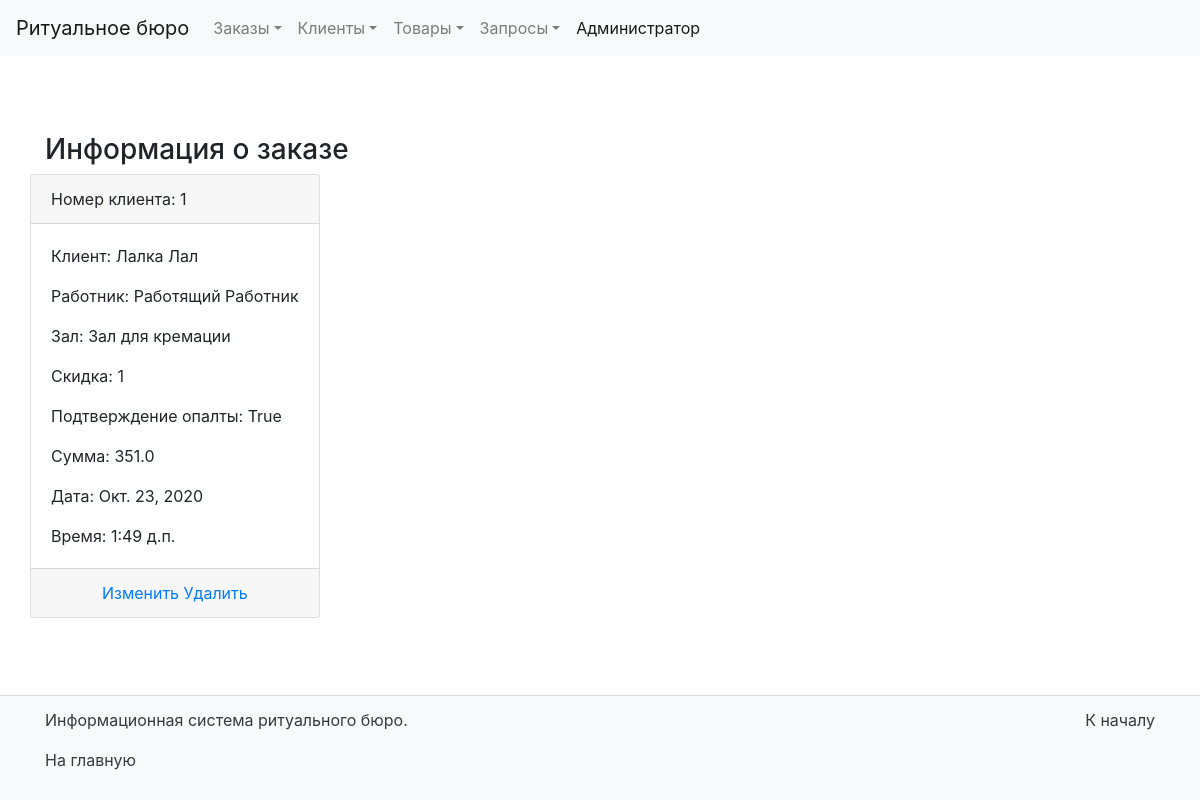
The app's page /orders/1/ with its own data.
### BD_Report/models.py (models this page shows, shortened)
class Order(models.Model):
    orderID = models.AutoField(primary_key=True)
    clientID = models.ForeignKey('Client', on_delete=models.PROTECT, verbose_name='Клиент')
    workerID = models.ForeignKey('Worker', on_delete=models.PROTECT, verbose_name='Работник')
    hallID = models.ForeignKey('Hall', on_delete=models.PROTECT, verbose_name='Зал')
    servicesID = models.ForeignKey('Services', on_delete=models.PROTECT, verbose_name='Услуга')
    discountID = models.ForeignKey('Discount', on_delete=models.PROTECT, verbose_name='Скидка')
    date = models.DateField(verbose_name='Дата')
    time = models.TimeField(verbose_name='Время')
    is_paid = models.BooleanField(verbose_name='Подтверждение оплаты', )
    class Meta:
        verbose_name = 'Отчёт'
        verbose_name_plural = 'Отчёты'
    def calculate_sum(self):
        return self.hallID.price + self.workerID.positionID.salary / 10 + self.servicesID.price - self.discountID.discountAmount

class Client(models.Model):
    clientID = models.AutoField(primary_key=True, verbose_name='ID')
    surname = models.CharField(max_length=30, verbose_name='Фамилия')
    name = models.CharField(max_length=30, verbose_name='Имя')
    patronymic = models.CharField(max_length=30, verbose_name='Отчество')
    deceased_surname = models.CharField(max_length=30, verbose_name='Фамилия усопшего')
    deceased_name = models.CharField(max_length=30, verbose_name='Имя усопшего')
    deceased_patronymic = models.CharField(max_length=30, verbose_name='Отчество усопшего')
    phoneNumber = models.IntegerField(verbose_name='Телефон')
    class Meta:
        verbose_name = 'Клиент'
        verbose_name_plural = 'Клиенты'
    def __str__(self):
        return "{} {}".format(self.surname, self.name)

class Worker(models.Model):
    workerID = models.AutoField(primary_key=True, verbose_name='ID')
    surname = models.CharField(max_length=30, verbose_name='Фамилия')
    name = models.CharField(max_length=30, verbose_name='Имя')
    patronymic = models.CharField(max_length=30, verbose_name='Отчество')
    positionID = models.ForeignKey('Position', on_delete=models.PROTECT)
    hallID = models.ForeignKey('Hall', on_delete=models.PROTECT)
    class Meta:
        verbose_name = 'Работник'
        verbose_name_plural = 'Работники'
    def __str__(self):
        return "{} {}".format(self.surname, self.name)

class Hall(models.Model):
    hallID = models.AutoField(primary_key=True, verbose_name='ID')
    name = models.CharField(max_length=30, verbose_name='Название')
    servicesID = models.ForeignKey('Services', on_delete=models.PROTECT)
    price = models.IntegerField(verbose_name='Цена')
    class Meta:
        verbose_name = 'Зал'
        verbose_name_plural = 'Залы'
    def __str__(self):
        return self.name

class Discount(models.Model):
    discountID = models.AutoField(primary_key=True, verbose_name='ID')
    servicesID = models.ForeignKey('Services', on_delete=models.PROTECT)
    description = models.TextField(verbose_name='Описание')
    discountAmount = models.IntegerField(verbose_name='Сумма скидки')
    class Meta:
        verbose_name = 'Скидка'
        verbose_name_plural = 'Скидки'
    def __str__(self):
        return "{}".format(self.discountID)

class Position(models.Model):
    positionID = models.AutoField(primary_key=True, verbose_name='ID')
    name = models.CharField(max_length=30, verbose_name='Наименование')
    salary = models.IntegerField(verbose_name='Зарпалата')
    class Meta:
        verbose_name = 'Должность'
        verbose_name_plural = 'Должности'

class Services(models.Model):
    servicesID = models.AutoField(primary_key=True, verbose_name='ID')
    name = models.CharField(max_length=30, verbose_name='Название услуги')
    description = models.TextField(verbose_name='Описание')
    price = models.IntegerField(verbose_name='Цена')
    class Meta:
        verbose_name = 'Услуга'
        verbose_name_plural = 'Услуги'

### BD_Report/views.py (the view)
# urls.py: path('orders/<int:pk>/', ViewOrder.as_view(), name='view_order'),
class ViewOrder(DetailView):
    model = Order
    context_object_name = 'order_item'
    template_name = 'BD_Report/view_order.html'

### BD_Report/templates/BD_Report/view_order.html (shortened to what this page needs)
{% extends 'base.html' %}
{% block container_title %}<h3>Информация о заказе</h3>{% endblock %}
{% block content %}
<div class="card mb-3">
    <div class="card-header">
        Номер клиента: {{ order_item.orderID }}</a>
    </div>
    <div class="card-body">
        <div class="media">
            <div class="media-body">
                <p class="card-text">Клиент: {{ order_item.clientID }}</p>
                <p class="card-text">Работник: {{ order_item.workerID }}</p>
                <p class="card-text">Зал: {{ order_item.hallID }}</p>
                <p class="card-text">Скидка: {{ order_item.discountID }}</p>
                <p class="card-text">Подтверждение опалты: {{ order_item.is_paid }}</p>
                <p class="card-text">Сумма: {{ order_item.calculate_sum }}</p>
                <p class="card-text">Дата: {{ order_item.date }}</p>
                <p class="card-text">Время: {{ order_item.time }}</p>
            </div>
        </div>
    </div>
    <div class="card-footer text-muted" align="center">
        <a href="{% url 'edit_order' order_item.pk %}">Изменить</a>
        <a href="{% url 'delete_order' order_item.pk %}">Удалить</a>
    </div>
</div>
{% endblock %}

### records on screen
Order: orderID "1", clientID "Лалка Лал", workerID "Работящий Работник", hallID "Зал для кремации", discountID "1", is_paid "True", calculate_sum "351.0", date "Окт. 23, 2020", time "1:49 д.п."
